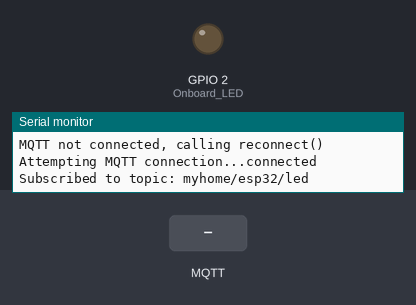
Recording of a sketch running on a simulated ESP32. Shown: output pins drawn as LEDs (lit = HIGH), the last lines printed to the serial monitor. The test bench sets the inputs (shaded band). WiFi joins after 1.5 s; servers stay silent unless stated; random numbers use the default seed unless the sketch sets one; no MQTT or app messages arrive unless stated.

Above: at 2.7 s.
2.8 s: MQTT message "on" arrives on the first subscribed topic
At 3.8 s:
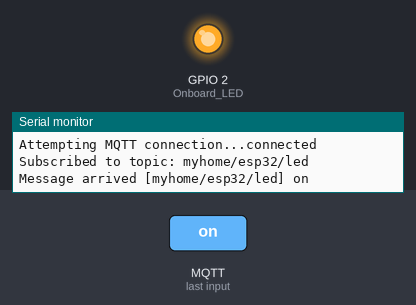
4.3 s: MQTT message "off" arrives on the first subscribed topic
At 5.1 s:
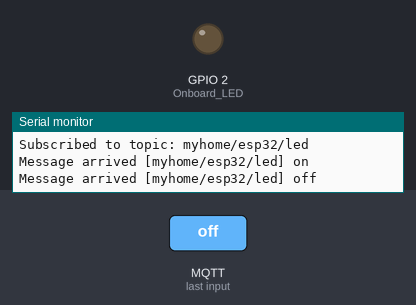
Timing chart, 0 to 7.3 s (numbered marks = the images above; inputs shaded):
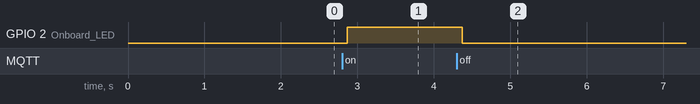

Measured:
- after the input at 2.8 s, GPIO 2 (Onboard_LED): LOW → HIGH after 0.07 s
- after the input at 4.3 s, GPIO 2 (Onboard_LED): HIGH → LOW after 0.07 s

The sketch:

esp32_mqtt_sample.ino
```cpp
#include <WiFi.h>
#include <PubSubClient.h>

// WiFi credentials
const char* ssid = "sai";
const char* password = "venkat7226";

// MQTT broker settings
const char* mqtt_server = "broker.hivemq.com"; // Public HiveMQ broker
const int mqtt_port = 1883; // Standard MQTT port
const char* mqtt_user = nullptr; // No username for public broker
const char* mqtt_pass = nullptr; // No password for public broker
const char* topic = "myhome/esp32/led"; // Must match backend topic

WiFiClient espClient;
PubSubClient client(espClient);

void setup_wifi() {
  delay(10);
  Serial.println();
  Serial.print("Connecting to ");
  Serial.println(ssid);
  WiFi.begin(ssid, password);
  while (WiFi.status() != WL_CONNECTED) {
    delay(500);
    Serial.print(".");
  }
  Serial.println("");
  Serial.println("WiFi connected");
  Serial.println(WiFi.localIP());
}

void callback(char* topic, byte* payload, unsigned int length) {
  Serial.print("Message arrived [");
  Serial.print(topic);
  Serial.print("] ");
  String command = "";
  for (unsigned int i = 0; i < length; i++) {
    command += (char)payload[i];
  }
  Serial.println(command);
  // Example: turn on/off LED based on command
  if (command == "on") {
    digitalWrite(2, HIGH); // Onboard LED
  } else if (command == "off") {
    digitalWrite(2, LOW);
  }
}

void reconnect() {
  // Loop until reconnected
  while (!client.connected()) {
    Serial.print("Attempting MQTT connection...");
    // Use a unique client ID (add a random number)
    String clientId = "ESP32Client-" + String(random(0xffff), HEX);
    if (client.connect(clientId.c_str(), mqtt_user, mqtt_pass)) {
      Serial.println("connected");
      client.subscribe(topic);
      Serial.print("Subscribed to topic: ");
      Serial.println(topic);
    } else {
      Serial.print("failed, rc=");
      Serial.print(client.state());
      Serial.println(" try again in 5 seconds");
      delay(5000);
    }
  }
}

void setup() {
  pinMode(2, OUTPUT); // Onboard LED
  Serial.begin(115200);
  setup_wifi();
  client.setServer(mqtt_server, mqtt_port);
  client.setCallback(callback);
}

void loop() {
  if (!client.connected()) {
    Serial.println("MQTT not connected, calling reconnect()");
    reconnect();
  }
  client.loop();
  delay(100); // Add a small delay for stability
}
```
